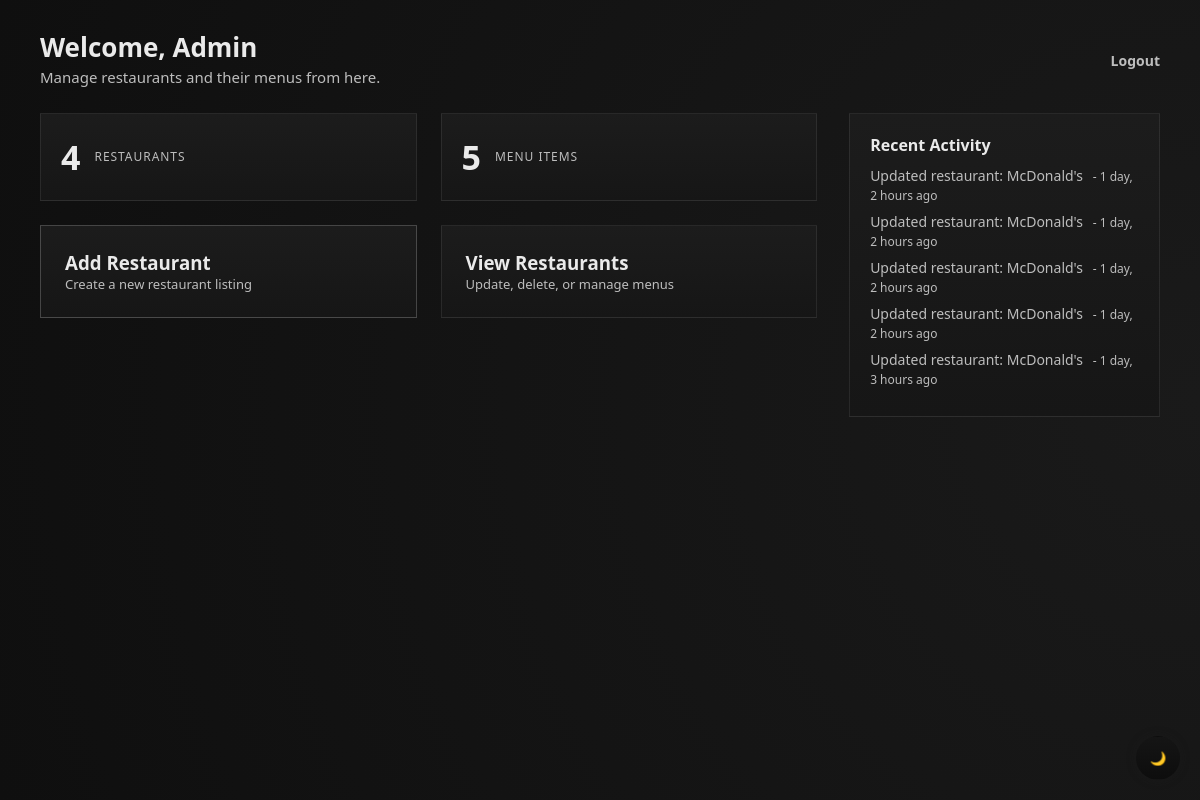
Screenshot of /admin_home/ (signed in) with the database file from the repository.
### delivery/models.py (models this page shows, shortened)
class AdminActivity(models.Model):
    action = models.CharField(max_length=255)
    created_at = models.DateTimeField(auto_now_add=True)

### delivery/views.py (the view)
# urls.py: path('admin_home/', views.admin_home, name='admin_home'),
def admin_home(request):
    if not request.session.get('is_admin'):
        return redirect('/')
    restaurant_count = Restaurant.objects.count()
    menu_count = Item.objects.count()
    context = {
        'restaurant_count': restaurant_count,
        'menu_count': menu_count,
        "activities": AdminActivity.objects.order_by("-created_at")[:5],
    }
    return render(request, 'admin_home.html', context)

### delivery/Templates/admin_home.html (shortened to what this page needs)
{% extends "base.html" %}
{% block content %}
<div class="admin-layout">
    <header class="admin-header">
        <div class="admin-title">
            <h1>Welcome, Admin</h1>
            <p>Manage restaurants and their menus from here.</p>
        </div>
        <div class="admin-topbar">
            <div class="admin-links">
                <a href="{% url 'logout' %}">Logout</a>
            </div>
        </div>
    </header>
    <div class="admin-dashboard">
        <section class="admin-main">
            <div class="admin-stats">
                <div class="stat">
                    <span class="stat-number">{{ restaurant_count }}</span>
                    <span class="stat-label">Restaurants</span>
                </div>
                <div class="stat">
                    <span class="stat-number">{{ menu_count }}</span>
                    <span class="stat-label">Menu Items</span>
                </div>
            </div>
            <div class="admin-actions">
                <a href="{% url 'open_add_restaurant' %}" class="admin-card primary">
                    <h3>Add Restaurant</h3>
                    <p>Create a new restaurant listing</p>
                </a>
                <a href="{% url 'show_restaurant' %}" class="admin-card">
                    <h3>View Restaurants</h3>
                    <p>Update, delete, or manage menus</p>
                </a>
            </div>
        </section>
        <aside class="admin-sidebar">
            <div class="admin-panel">
                <h4>Recent Activity</h4>
                <ul>
                    {% for activity in activities %}
                    <li>
                        {{ activity.action }}
                        <span class="time">
                            - {{ activity.created_at|timesince }} ago
                        </span>
                    </li>
                    {% empty %}
                    <li class="muted">No recent activity</li>
                    {% endfor %}
                </ul>
            </div>
        </aside>
    </div>
</div>
{% endblock %}

### delivery/static/css/styles.css (style rules this page uses)
:root, [data-theme="dark"] { --btn-bg: #ffffff; --btn-bg-hover: #757575; --btn-text: #000000; --bg: #121212; --panel: #1c1c1c; --panel-soft: #161616; --text: #eaeaea; --text-muted: #bdbdbd; --border: rgba(255, 255, 255, 0.08); --input-bg: #181818; --button-bg: linear-gradient(180deg, #ffffff, #dcdcdc); --button-text: #000; --shadow-main: 0 20px 50px rgba(0, 0, 0, 0.65); --shadow-inset: inset 0 0 0 1px rgba(255, 255, 255, 0.04); --page-gradient: radial-gradient(circle at right, #1a1a1a, #0f0f0f); --image-overlay: linear-gradient( to right, rgba(0, 0, 0, 0.545), rgba(0, 0, 0, 0.5) ); --eye-color: #9a9a9a; }
:root { --space-1: 4px; --space-2: 8px; --space-3: 12px; --space-4: 16px; --space-5: 24px; --space-6: 32px; --space-7: 40px; }
:root { --text-xs: 12px; --text-sm: 13px; --text-md: 14px; --text-base: 15px; --text-lg: 18px; --text-xl: 22px; --text-2xl: 26px; --text-3xl: 28px; }
:root { --lh-tight: 1.2; --lh-normal: 1.45; --lh-loose: 1.6; }
:root { --ls-tight: 0.02em; --ls-wide: 0.08em; }
* { margin: 0; padding: 0; box-sizing: border-box; font-family: system-ui, -apple-system, "Segoe UI", Roboto, Arial, sans-serif; transition: background-color 0.25s ease, color 0.25s ease, border-color 0.25s ease, box-shadow 0.25s ease; scrollbar-width: thin; scrollbar-color: #2a2a2a #0f0f0f; }
body { min-height: 100vh; overflow-x: hidden; background: var(--page-gradient); color: var(--text); }
html, body { overscroll-behavior: none; }
.admin-layout { max-width: 1400px; margin: 0 auto; padding: var(--space-6) var(--space-7); min-height: 100vh; }
.admin-header { display: flex; justify-content: space-between; align-items: center; margin-bottom: 24px; }
.admin-header h1 { font-size: var(--text-2xl); margin-bottom: var(--space-1); line-height: var(--lh-tight); }
.admin-dashboard { display: grid; grid-template-columns: 3fr 1.2fr; gap: 32px; }
.admin-main { display: flex; flex-direction: column; gap: 24px; }
.admin-stats { display: grid; grid-template-columns: repeat(2, 1fr); gap: var(--space-5); }
.stat { display: flex; align-items: center; gap: 14px; padding: 20px; background: linear-gradient(180deg, var(--panel), var(--panel-soft)); border: 1px solid var(--border); }
.stat-number { font-size: 34px; font-weight: 700; }
.stat-label { font-size: var(--text-xs); text-transform: uppercase; letter-spacing: var(--ls-wide); color: var(--text-muted); }
.admin-actions { display: grid; grid-template-columns: repeat(2, 1fr); gap: var(--space-5); }
.admin-card { position: relative; padding: 24px; background: linear-gradient(180deg, var(--panel), var(--panel-soft)); border: 1px solid var(--border); text-decoration: none; color: var(--text); transition: transform 0.2s ease, box-shadow 0.2s ease; }
.admin-card::after { content: "→"; position: absolute; top: 50%; right: 16px; transform: translateY(-50%); opacity: 0; transition: opacity 0.2s ease, transform 0.2s ease; }
.admin-card.primary { border-color: rgba(255, 255, 255, 0.2); }
.admin-card p { font-size: 13px; color: var(--text-muted); }
.admin-sidebar { display: flex; flex-direction: column; gap: 20px; }
.admin-panel { padding: 20px; background: linear-gradient(180deg, var(--panel), var(--panel-soft)); border: 1px solid var(--border); }
.admin-panel h4 { margin-bottom: 10px; font-size: 16px; }
.admin-panel ul { list-style: none; margin: 0; padding: 0; }
.admin-panel li { margin-bottom: 8px; font-size: 14px; color: var(--text-muted); }
.time { margin-left: 6px; font-size: 12px; color: var(--text-muted); }
.admin-topbar .admin-links a { all: unset; cursor: pointer; font-size: 14px; font-weight: 600; color: var(--text-muted); margin-left: 16px; }
.admin-header p, .restaurant-topbar .muted, .card .muted { font-size: var(--text-base); line-height: var(--lh-normal); color: var(--text-muted); }

### rows the page displays
AdminActivity: action "Updated restaurant: McDonald's", created_at "1 day, 2 hours"
AdminActivity: action "Updated restaurant: McDonald's", created_at "1 day, 2 hours"
AdminActivity: action "Updated restaurant: McDonald's", created_at "1 day, 2 hours"
AdminActivity: action "Updated restaurant: McDonald's", created_at "1 day, 2 hours"
AdminActivity: action "Updated restaurant: McDonald's", created_at "1 day, 3 hours"

### other values shown
{{ restaurant_count }} "4"
{{ menu_count }} "5"
